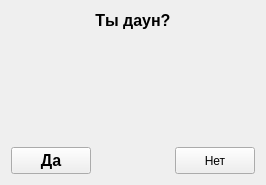
<?xml version="1.0" encoding="UTF-8"?>
<ui version="4.0">
 <class>ty_durakClass</class>
 <widget class="QWidget" name="ty_durakClass">
  <property name="geometry">
   <rect>
    <x>0</x>
    <y>0</y>
    <width>266</width>
    <height>185</height>
   </rect>
  </property>
  <property name="windowTitle">
   <string>Опрос</string>
  </property>
  <layout class="QVBoxLayout" name="verticalLayout">
   <item>
    <widget class="QLabel" name="label">
     <property name="font">
      <font>
       <pointsize>12</pointsize>
       <bold>true</bold>
      </font>
     </property>
     <property name="text">
      <string>Ты даун?</string>
     </property>
     <property name="textFormat">
      <enum>Qt::RichText</enum>
     </property>
     <property name="alignment">
      <set>Qt::AlignCenter</set>
     </property>
    </widget>
   </item>
   <item>
    <spacer name="verticalSpacer">
     <property name="orientation">
      <enum>Qt::Vertical</enum>
     </property>
     <property name="sizeHint" stdset="0">
      <size>
       <width>20</width>
       <height>40</height>
      </size>
     </property>
    </spacer>
   </item>
   <item>
    <layout class="QHBoxLayout" name="horizontalLayout">
     <item>
      <widget class="QPushButton" name="yesButton">
       <property name="sizePolicy">
        <sizepolicy hsizetype="Minimum" vsizetype="Minimum">
         <horstretch>0</horstretch>
         <verstretch>0</verstretch>
        </sizepolicy>
       </property>
       <property name="font">
        <font>
         <pointsize>12</pointsize>
         <bold>true</bold>
        </font>
       </property>
       <property name="text">
        <string>Да</string>
       </property>
      </widget>
     </item>
     <item>
      <spacer name="horizontalSpacer">
       <property name="orientation">
        <enum>Qt::Horizontal</enum>
       </property>
       <property name="sizeHint" stdset="0">
        <size>
         <width>40</width>
         <height>20</height>
        </size>
       </property>
      </spacer>
     </item>
     <item>
      <widget class="escape_button" name="noButton">
       <property name="sizePolicy">
        <sizepolicy hsizetype="Minimum" vsizetype="Minimum">
         <horstretch>0</horstretch>
         <verstretch>0</verstretch>
        </sizepolicy>
       </property>
       <property name="text">
        <string>Нет</string>
       </property>
      </widget>
     </item>
    </layout>
   </item>
  </layout>
 </widget>
 <layoutdefault spacing="6" margin="11"/>
 <customwidgets>
  <customwidget>
   <class>escape_button</class>
   <extends>QPushButton</extends>
   <header>escape_button.h</header>
  </customwidget>
 </customwidgets>
 <resources>
  <include location="ty_durak.qrc"/>
 </resources>
 <connections/>
</ui>
